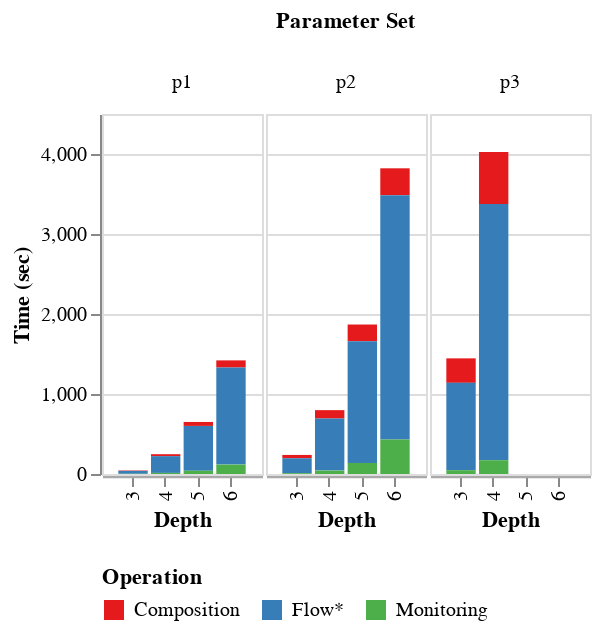

Notebook source saved alongside this figure:
### Code cell
c.transform_filter(alt.datum.prop == 'prop2')

### Figure 1 — Vega-Lite specification as saved in the notebook (floating-point values rounded to 4 significant figures; data arrays with more than 128 entries replaced by an {"elided": "..."} marker saying what was removed)
{"config": {"view": {"continuousWidth": 400, "continuousHeight": 300, "strokeOpacity": 1}, "axisX": {"domain": true, "domainColor": "darkgrey", "domainWidth": 1.2}, "facet": {"spacing": 0}, "font": "Sans", "legend": {"orient": "bottom"}, "scale": {"maxOpacity": 1, "minOpacity": 0.4}}, "data": {"name": "data-ec6aa5f1f1c624308f6ee288bebb41af"}, "mark": "bar", "encoding": {"color": {"type": "nominal", "field": "measure_name", "scale": {"scheme": "set1"}, "title": "Operation"}, "column": {"type": "ordinal", "field": "params", "header": {"title": "Parameter Set"}}, "x": {"type": "ordinal", "field": "depth", "scale": {"paddingOuter": 0.5}, "title": "Depth"}, "y": {"type": "quantitative", "aggregate": "mean", "field": "value", "title": "Time (sec)"}}, "height": 180, "resolve": {"scale": {"y": "shared"}}, "transform": [{"fold": ["flowstar", "composition", "monitoring"], "as": ["operation", "time"]}, {"filter": "((datum.variant === '') && (((datum.measure === 'composition') || (datum.measure === 'flowstar')) || (datum.measure === 'monitoring')))"}, {"calculate": "indexof([\"flowstar\", \"composition\", \"monitoring\"], datum.measure)", "as": "bar_order"}, {"filter": "(((datum.variant === '') && (((datum.measure === 'composition') || (datum.measure === 'flowstar')) || (datum.measure === 'monitoring'))) && (datum.depth >= 3))"}, {"filter": "(datum.prop === 'prop2')"}], "width": 80, "$schema": "https://vega.github.io/schema/vega-lite/v4.8.1.json", "datasets": {"data-ec6aa5f1f1c624308f6ee288bebb41af": {"elided": "265 records"}}}
